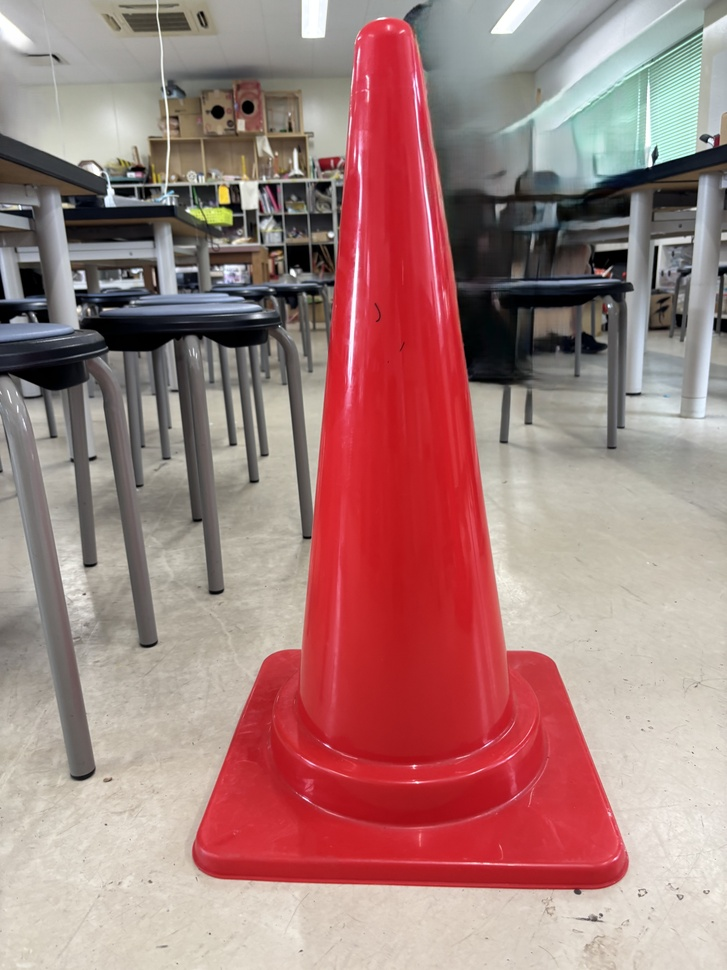
#> input picture img,data/IMG_2499.jpeg, 727 x 970 px, shrunk from 4284 x 5712 before the run
$ python -i Pmethod.py   (imports and definitions only)
#> lines starting #> are read from the running program, lines starting #| are printed output that depends on the picture; after the words box and inside, x2 and y2 are one past the last pixel; in counts of white or black regions, pixels touching at a corner belong together
import cv2
from datetime import datetime
import os

class Mask:
    def __init__(self,imgpath):
#> called with imgpath = '../img,data/IMG_2499.jpeg'
        print(imgpath)
        self.imgpath=imgpath
        self.img=cv2.imread(imgpath)
#> self.img is the input picture: shape (970, 727, 3); mean B, G, R 124.1, 126.9, 164.9
        self.hsv=cv2.cvtColor(self.img,cv2.COLOR_BGR2HSV)
#> self.hsv: shape (970, 727, 3); mean H, S, V 73.7, 70.7, 167.6
        if self.img is None:
            raise FileNotFoundError("Img cant recomended")

    def color_range(self):
        red1_low=(0,100,100)
        red1_high=(10,255,255)
        red2_low=(170,100,100)
        red2_high=(180,255,255)
        return red1_low,red1_high,red2_low,red2_high

    def mask(self):
        red1_low,red1_high,red2_low,red2_high=self.color_range()
        mask1= cv2.inRange(self.hsv,red1_low,red1_high)
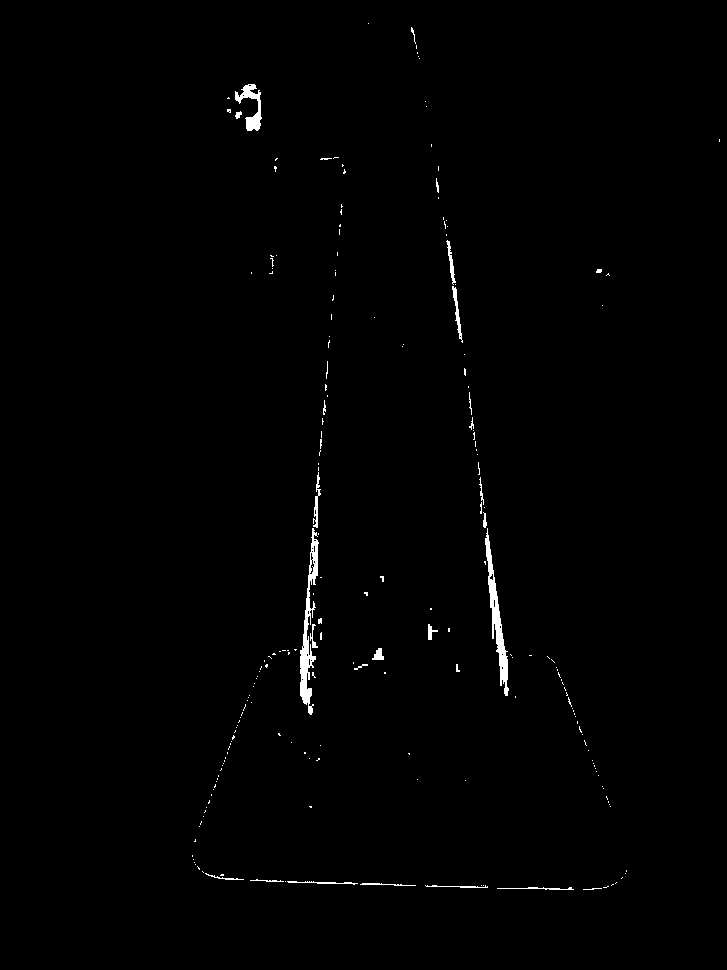
#> mask1: shape (970, 727); 0.73% white; 217 white regions (188 under 20 px), largest, box (x1, y1, x2, y2) and area: (300, 528, 319, 715) 1226, (485, 528, 509, 696) 1086, (235, 84, 262, 131) 514
        mask2=cv2.inRange(self.hsv,red2_low,red2_high)
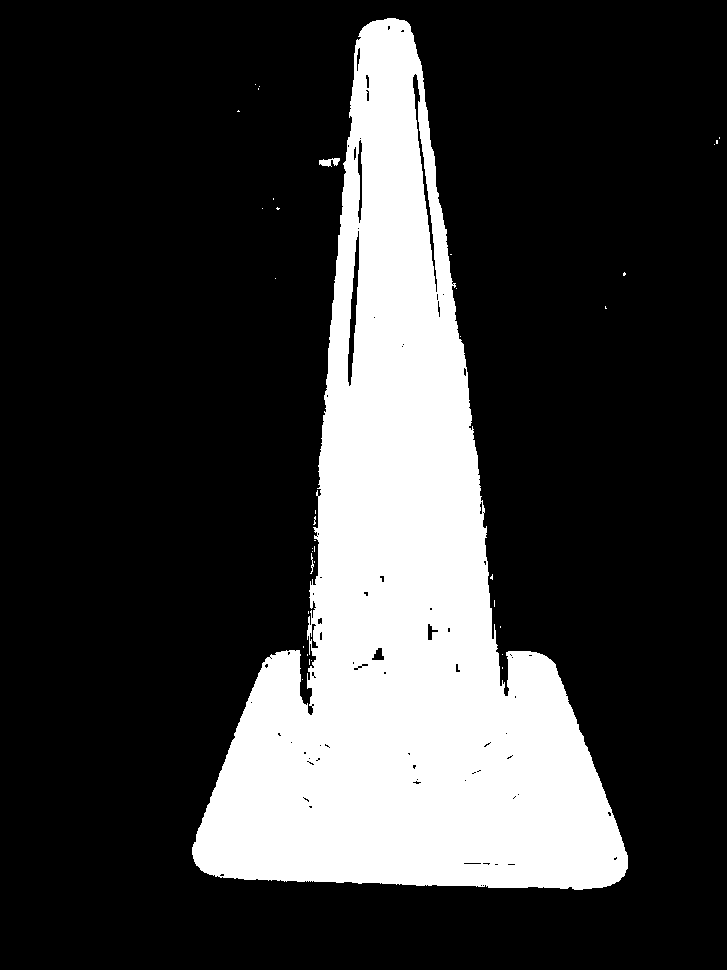
#> mask2: shape (970, 727); 23.1% white; 37 white regions (34 under 20 px), largest, box (x1, y1, x2, y2) and area: (192, 18, 628, 890) 162715, (319, 158, 340, 167) 119, (310, 553, 314, 574) 30
        mask=cv2.bitwise_or(mask1,mask2)
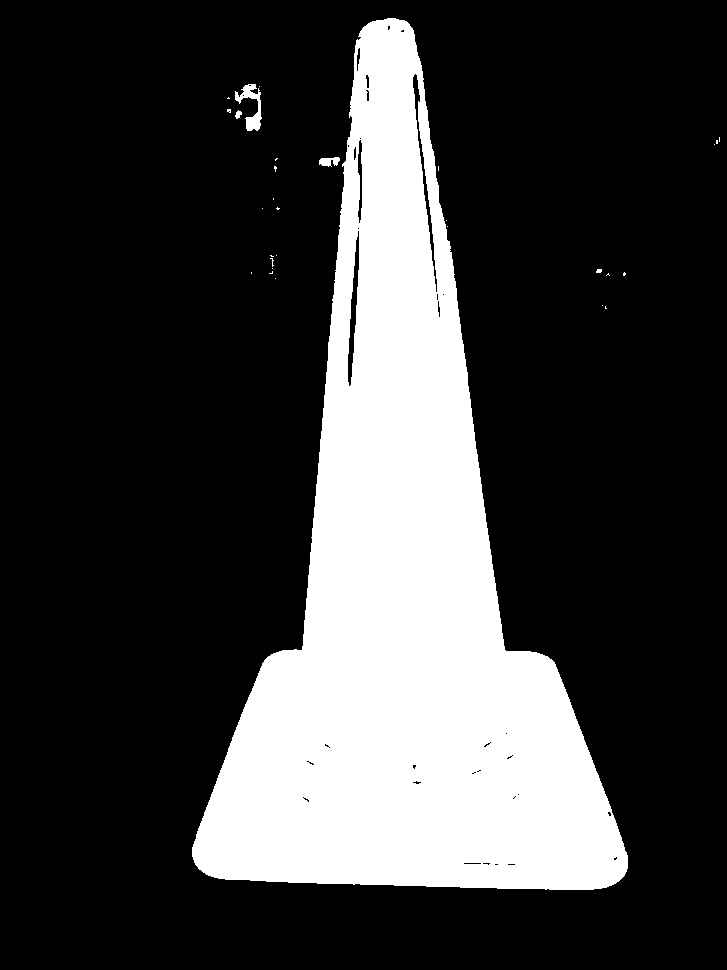
#> mask: shape (970, 727); 23.8% white; 30 white regions (25 under 20 px), largest, box (x1, y1, x2, y2) and area: (192, 18, 628, 890) 167281, (235, 84, 262, 131) 517, (319, 157, 340, 167) 143, (235, 110, 242, 119) 39, (596, 269, 602, 273) 21
        masked=cv2.bitwise_and(self.img,self.img,mask=mask)
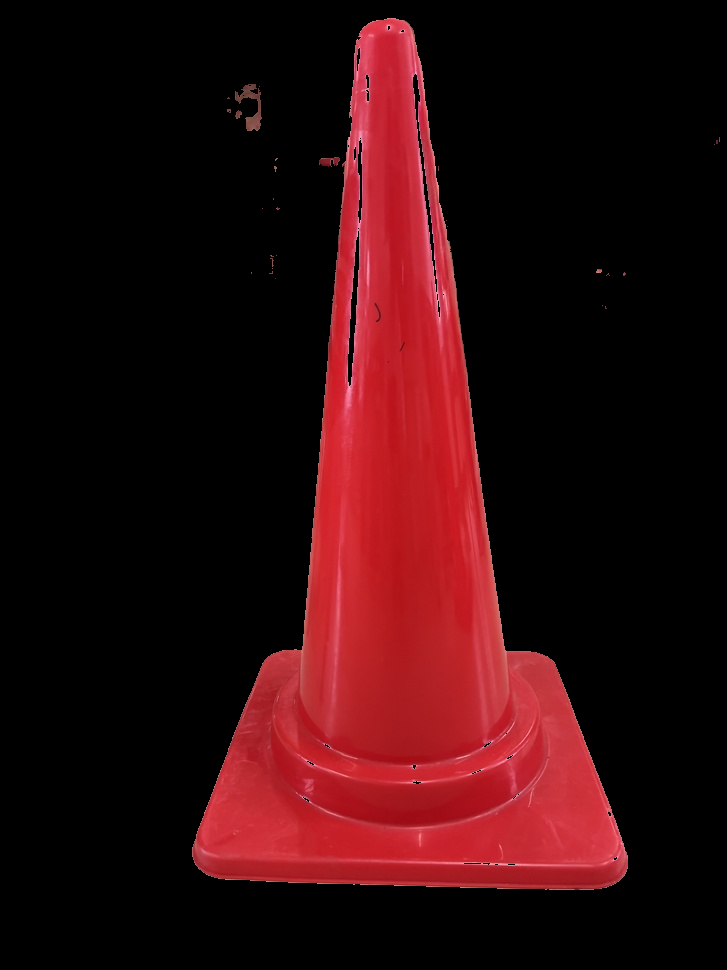
#> masked: shape (970, 727, 3); mean B, G, R 12.3, 10.1, 46.1
        return masked

    def return_mask(self,masked):
        filepath=r"C:\Users\kuranosuke\Desktop\folders\Programs\physics\Cansat2026\img,data"
        filename=datetime.now().strftime("results_%Y%m%d_%H%M%S_%f.jpg")
        savepath=os.path.join(filepath,filename)
        cv2.imwrite(savepath,masked)

>>> result = Mask('../img,data/IMG_2499.jpeg').mask()
